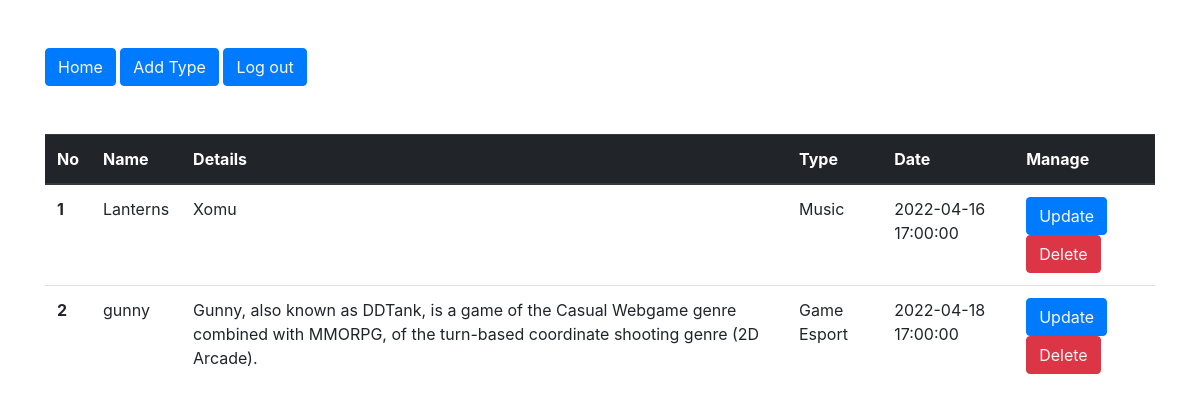
Screenshot of /Nam/type.php with the database file from the repository.
### tables this page shows
CREATE TABLE `type` (
  `id` int(11) NOT NULL AUTO_INCREMENT,
  `name` varchar(255) NOT NULL,
  `detail` varchar(255) NOT NULL,
  `type` varchar(255) NOT NULL,
  `date` timestamp NOT NULL DEFAULT current_timestamp(),
  PRIMARY KEY (`id`)
);

### Nam/type.php (the view, shortened to what this page needs)
<?php
    include 'connect.php';
?>
<!DOCTYPE html>
<html lang="en">
<head>
    <link rel="stylesheet" href="https://cdn.jsdelivr.net/npm/bootstrap@4.0.0/dist/css/bootstrap.min.css">
</head>
<body>
    <div class="container">
        <button class="btn btn-primary my-5"><a href="Home.php" class="text-light">Home</a></button>
        <button class="btn btn-primary my-5"><a href="blog.php" class="text-light">Add Type</a></button>
        <button class="btn btn-primary my-5"><a href="login.php" class="text-light">Log out</a></button>
        <table class="table">
  <thead class="thead-dark">
    <tr>
      <th scope="col">No</th>
      <th scope="col">Name</th>
      <th scope="col">Details</th>
      <th scope="col">Type</th>
      <th scope="col">Date</th>
      <th scope="col">Manage</th>
    </tr>
  </thead>
  <?php
    $sql = "Select * from `type`";
    $result = mysqli_query($con, $sql);
    if($result){
        while($row = mysqli_fetch_assoc($result)){
            $id = $row ['id'];
            $name = $row ['name'];
            $detail = $row ['detail'];
            $type = $row ['type'];
            $date = $row ['date'];
            echo '<tr>
            <th scope="row">'.$id.'</th>
            <td>'.$name.'</td>
            <td>'.$detail.'</td>
            <td>'.$type.'</td>
            <td>'.$date.'</td>
            <td>
            <button class="btn btn-primary"><a href="updateblog.php?updateid='.$id.'" class="text-light">Update</a></button>
            <button class="btn btn-danger"><a href="deleteblog.php?deleteid='.$id.'" class="text-light">Delete</a></button>
            </td>
          </tr>';
        }
    }
  ?>
    </table>
    </div>
</body>
</html>

### rows the page displays
type: id "1", name "Lanterns", detail "Xomu", type "Music", date "2022-04-16 17:00:00"
type: id "2", name "gunny", detail "Gunny, also known as DDTank, is a game of the Casual Webgame genre combined with MMORPG, of the turn-based coordinate shooting genre (2D Arcade).", type "Game Esport", date "2022-04-18 17:00:00"
